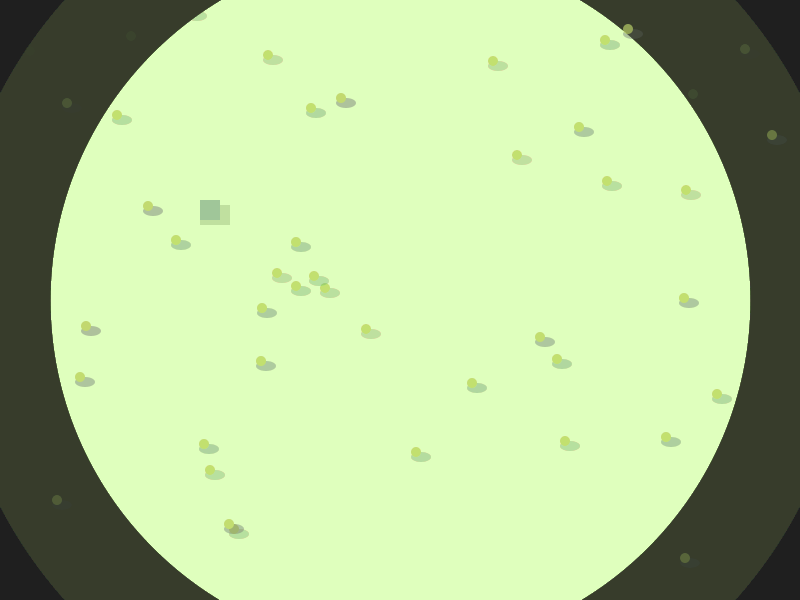
Frame 1 (no input)
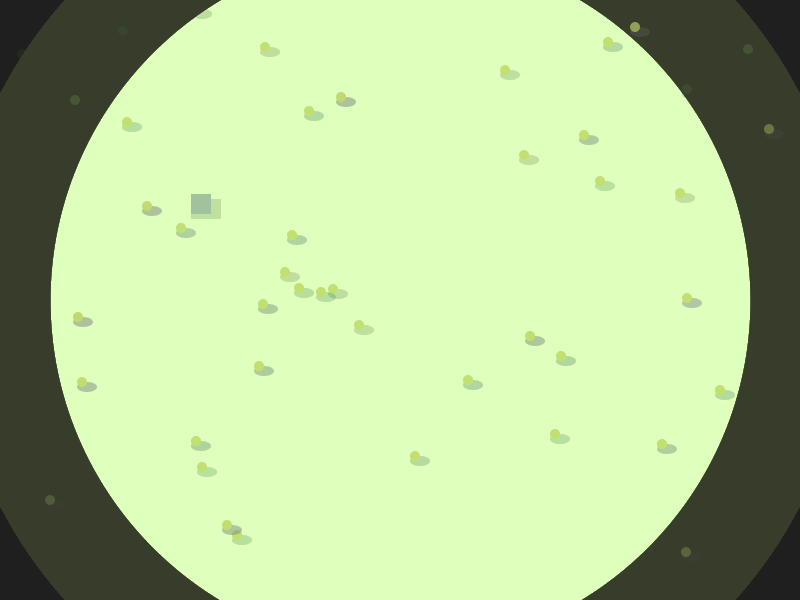
Frame 60 (the mouse pressed at the canvas centre just before this capture)
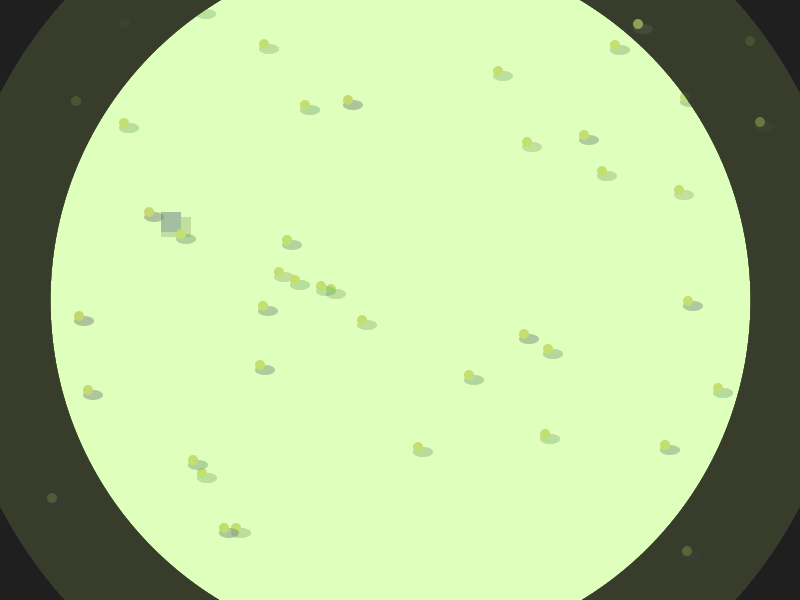
Frame 120 (the mouse held since frame 60 and released just before this capture)

The Processing sketch that drew these frames (run headless with seeded random() and noise(); from frame 60 on, the mouse is pressed at the canvas centre):

// Processing sketch: processing_140363
// ── processing_140363.pde

//Dan Riemen
//Under direction of Florence Gouvrit
//March 18th, 2014
//Project 2

Eater MyEater;                                          //Build the block that eats circles

 // int count = 0;                                      //debugging for the intersecting command

int satiation = 0;

int eaten = 0;

Nummin[] n = new Nummin [50];                           // Build 50 circles to be eaten


void setup(){
  
  size(800, 600);
  MyEater = new Eater (119, 200, 200, 20);              
  for (int i = 0; i < n.length; i++) {                 //use a for loop to make the circles, named "Nummin"s
  n[i] = new Nummin();
}
}

void draw(){

  background(255);
  MyEater.display();
  MyEater.embark();                                      //Eaters walk command is listed as "embark", while Nummins are "Exist",
  for (int i = 0; i < n.length; i++) {                        //to help keep them separate
    n[i].display();
    n[i].exist();
    //*                                                   //These are just a set of ellipses that make it seem as if this is being viewed through a microscope
    stroke(24, 24, 24, 2);                                //while visually necessary, they kill the framerate on my machine, so I have comment asterisks nearby just in case
    strokeWeight(200);
    fill(201, 233, 114, 4);
    ellipse(400, 300, 900, 900);
    noFill();
    stroke(24, 24, 24, 20);
    strokeWeight(200);
    ellipse(400, 300, 900, 900);
    //*/
   if (n[i].intersect(MyEater)){
      //println( "it's working" + count);                   //more debugging to make sure everything was working
      //count = count + 1;               //somehow, it was
    //as far as I understand, this if statement isn't doing anything. That being said, when it's here, it makes the intersect function as intended. 
  }
  
  if (keyPressed)         //Press R to restart
  if (key == 'r' || key == 'R') {
  setup();
} //--end keyPressed

 
}
}

class Nummin{
  int g = 255;
  int xposn;
  int yposn;
  
  Nummin(){
    xposn = int(random(width));
    yposn = int(random(height));
  }
  
  void display(){
    noStroke();
     fill(112, 112, 112, 112);
    ellipse(xposn + 5 , yposn + 5, 10 + 10, 10);
    fill(194, 215, 111, g);
    ellipse(xposn, yposn, 10, 10);
  }
  
  void exist(){
    if (xposn > width && xposn < (width + 100)) {
      xposn = 0;
    }
    if (xposn < 0 && xposn > (width + 100)) {
      xposn = width;
    }
    if (yposn > height && yposn < (height + 100)) {
      yposn = 0;
    }
    if (yposn < 0 && yposn > (height + 100)) {
      yposn = height;
    }
   
    int option = int(random(4));            //A movement if ladder taken from an example
    
    if (option == 0) {    
      xposn++;
    } else if (option == 1) {
      xposn--;
    } else if (option == 2) {
      yposn++;
    } else {
      yposn--;
    }   
    
  }
    
    
     boolean intersect(Eater MyEater) {                       // Use Object as arguments in functions
     float d = dist(xposn,yposn,MyEater.xpos,MyEater.ypos);  //distance between any given Nummin and the Eater
     if ((d > 0) && (d < 5 + eaten)) {               
       g = 0;         //if a Nummin is eaten, it "disappears" (sets its opacity to 0)
       xposn = xposn - 1000;          //and moves off of the area to make sure it doesn't accidentally get eaten while invisible. 
       yposn = yposn - 1000;
       satiation = satiation + 50;
       eaten = eaten + 5;
       return true;
     } else {
        return false;
     }
  }//--end boolean
  
  }



class Eater {
  
  int h;
  int xpos;
  int ypos;
  float size;
  float hunger;
  
  Eater(int EaterH, int EaterXpos, int EaterYpos, float EaterSize) {
    h = EaterH;
    xpos = EaterXpos;
    ypos = EaterYpos;
    size = EaterSize;
    
  }
  
  void display() {
    noStroke();
    fill(112, 112, 112, 112);
    rect(xpos , ypos + 5, size + eaten + 10, size + eaten);
    fill(h + hunger,136 - hunger,153 + hunger);                            //Eater's level of hunger is displayed by its hunger
    rect(xpos, ypos, size + eaten, size + eaten);
  }
  
  void embark() {
    if (xpos > width) {
      xpos = 0;
    }
    if (xpos < 0) {
      xpos = width;
    }
    if (ypos > height) {
      ypos = 0;
    }
    if (ypos < 0) {
      ypos = height;
    }
    
    int option = int(random(4));
    if (option == 0) {
      xpos = xpos + 3;
    } else if (option == 1) {
      xpos = xpos - 3;
    } else if (option == 2) {
      ypos = ypos + 3;
    } else {
      ypos = ypos - 3;
    }   
    
    hunger = hunger + 0.1;                                            //hunger grows steadily over time
    hunger = hunger - satiation; 
    satiation = 0; 
  }
}
